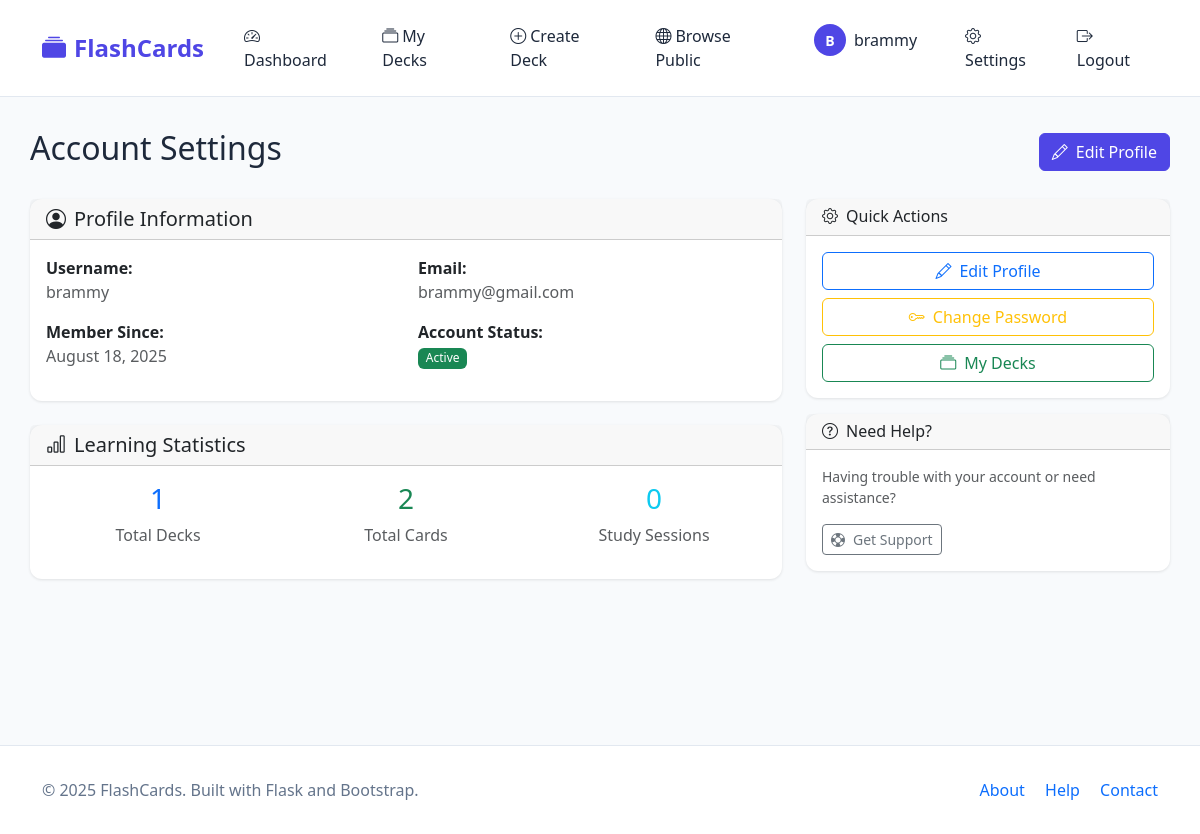
Screenshot of /auth/account (signed in) with the database file from the repository.
### app/models/user.py (models this page shows, shortened)
class User(UserMixin, BaseModel):
    __tablename__ = 'users'
    username = db.Column(db.String(80), unique=True, nullable=False)
    email = db.Column(db.String(120), unique=True, nullable=False)
    password_hash = db.Column(db.String(255), nullable=False)
    is_active = db.Column(db.Boolean, default=True, nullable=False)
    decks = db.relationship('Deck', backref='owner', lazy=True, cascade='all, delete-orphan')
    def get_deck_count(self):
        return len(self.decks)
    def get_total_cards(self):
        return sum(len(deck.flashcards) for deck in self.decks)

### app/views/auth.py (the view)
@auth_bp.route('/account')
@login_required
def account():
    user_stats = {
        'total_decks': current_user.get_deck_count(),
        'total_cards': current_user.get_total_cards(),
        'account_age': (current_user.created_at).strftime('%B %d, %Y')
    }
    return render_template('auth/account.html', title='Account', stats=user_stats)

### app/__init__.py (called while the page is built)
def create_app(config_name=None):
    if config_name is None:
        config_name = os.environ.get('FLASK_ENV', 'development')
    app = Flask(__name__)
    app.config.from_object(config[config_name])
    db.init_app(app)
    migrate.init_app(app)
    login_manager.init_app(app)
    csrf.init_app(app)  # Add this line
    register_routes(app)
    register_template_helpers(app)
    @login_manager.user_loader
    def load_user(user_id):
        from app.models import User
        return User.query.get(int(user_id))
    with app.app_context():
        db.create_all()
    return app

### app/templates/auth/account.html
{% extends "base.html" %}
{% block content %}
<div class="row">
    <div class="col-12 mb-4">
        <div class="d-flex justify-content-between align-items-center">
            <h2>Account Settings</h2>
            <div>
                <a href="{{ url_for('auth.profile') }}" class="btn btn-primary">
                    <i class="bi bi-pencil me-2"></i>Edit Profile
                </a>
            </div>
        </div>
    </div>
</div>
<div class="row">
    <div class="col-md-8">
        <div class="card">
            <div class="card-header">
                <h5 class="card-title mb-0">
                    <i class="bi bi-person-circle me-2"></i>Profile Information
                </h5>
            </div>
            <div class="card-body">
                <div class="row">
                    <div class="col-md-6 mb-3">
                        <strong>Username:</strong>
                        <div class="text-muted">{{ current_user.username }}</div>
                    </div>
                    <div class="col-md-6 mb-3">
                        <strong>Email:</strong>
                        <div class="text-muted">{{ current_user.email }}</div>
                    </div>
                    <div class="col-md-6 mb-3">
                        <strong>Member Since:</strong>
                        <div class="text-muted">{{ stats.account_age }}</div>
                    </div>
                    <div class="col-md-6 mb-3">
                        <strong>Account Status:</strong>
                        <div>
                            {% if current_user.is_active %}
                                <span class="badge bg-success">Active</span>
                            {% else %}
                                <span class="badge bg-danger">Inactive</span>
                            {% endif %}
                        </div>
                    </div>
                </div>
            </div>
        </div>
        <div class="card mt-4">
            <div class="card-header">
                <h5 class="card-title mb-0">
                    <i class="bi bi-bar-chart me-2"></i>Learning Statistics
                </h5>
            </div>
            <div class="card-body">
                <div class="row text-center">
                    <div class="col-md-4 mb-3">
                        <div class="h3 text-primary">{{ stats.total_decks }}</div>
                        <div class="text-muted">Total Decks</div>
                    </div>
                    <div class="col-md-4 mb-3">
                        <div class="h3 text-success">{{ stats.total_cards }}</div>
                        <div class="text-muted">Total Cards</div>
                    </div>
                    <div class="col-md-4 mb-3">
                        <div class="h3 text-info">0</div>
                        <div class="text-muted">Study Sessions</div>
                    </div>
                </div>
            </div>
        </div>
    </div>
    <div class="col-md-4">
        <div class="card">
            <div class="card-header">
                <h6 class="card-title mb-0">
                    <i class="bi bi-gear me-2"></i>Quick Actions
                </h6>
            </div>
            <div class="card-body">
                <div class="d-grid gap-2">
                    <a href="{{ url_for('auth.profile') }}" class="btn btn-outline-primary">
                        <i class="bi bi-pencil me-2"></i>Edit Profile
                    </a>
                    <a href="{{ url_for('auth.change_password') }}" class="btn btn-outline-warning">
                        <i class="bi bi-key me-2"></i>Change Password
                    </a>
                    <a href="{{ url_for('decks.index') }}" class="btn btn-outline-success">
                        <i class="bi bi-collection me-2"></i>My Decks
                    </a>
                </div>
            </div>
        </div>
        <div class="card mt-3">
            <div class="card-header">
                <h6 class="card-title mb-0">
                    <i class="bi bi-question-circle me-2"></i>Need Help?
                </h6>
            </div>
            <div class="card-body">
                <p class="small text-muted mb-3">
                    Having trouble with your account or need assistance?
                </p>
                <a href="{{ url_for('main.help') }}" class="btn btn-outline-secondary btn-sm">
                    <i class="bi bi-life-preserver me-2"></i>Get Support
                </a>
            </div>
        </div>
    </div>
</div>
{% endblock %}

### app/templates/base.html (shortened to what this page needs)
<!DOCTYPE html>
<html lang="en">
<head>
    <link href="https://cdn.jsdelivr.net/npm/bootstrap@5.3.0/dist/css/bootstrap.min.css" rel="stylesheet">
    <link rel="stylesheet" href="https://cdn.jsdelivr.net/npm/bootstrap-icons@1.10.0/font/bootstrap-icons.css">
    <link rel="stylesheet" href="{{ url_for('static', filename='css/base.css') }}">
</head>
<body>
    <nav class="navbar navbar-expand-lg navbar-light">
        <div class="container">
            <a class="navbar-brand" href="{{ url_for('main.index') }}">
                <i class="bi bi-collection-fill me-2"></i>FlashCards
            </a>
            <div class="collapse navbar-collapse" id="navbarNav">
                <ul class="navbar-nav me-auto">
                    {% if current_user.is_authenticated %}
                        <li class="nav-item">
                            <a class="nav-link" href="{{ url_for('main.dashboard') }}">
                                <i class="bi bi-speedometer2 me-1"></i>Dashboard
                            </a>
                        </li>
                        <li class="nav-item">
                            <a class="nav-link" href="{{ url_for('decks.index') }}">
                                <i class="bi bi-collection me-1"></i>My Decks
                            </a>
                        </li>
                        <li class="nav-item">
                            <a class="nav-link" href="{{ url_for('decks.create') }}">
                                <i class="bi bi-plus-circle me-1"></i>Create Deck
                            </a>
                        </li>
                        <li class="nav-item">
                            <a class="nav-link" href="{{ url_for('decks.public') }}">
                                <i class="bi bi-globe me-1"></i>Browse Public
                            </a>
                        </li>
                    {% endif %}
                </ul>
                <ul class="navbar-nav">
                    {% if current_user.is_authenticated %}
                        <li class="nav-item">
                            <a class="nav-link" href="{{ url_for('auth.profile') }}">
                                <div class="user-profile">
                                    <div class="user-avatar">{{ current_user.username[0].upper() }}</div>
                                    <span>{{ current_user.username }}</span>
                                </div>
                            </a>
                        </li>
                        <li class="nav-item">
                            <a class="nav-link" href="{{ url_for('auth.account') }}">
                                <i class="bi bi-gear me-1"></i>Settings
                            </a>
                        </li>
                        <li class="nav-item">
                            <a class="nav-link" href="{{ url_for('auth.logout') }}">
                                <i class="bi bi-box-arrow-right me-1"></i>Logout
                            </a>
                        </li>
                    {% endif %}
                </ul>
            </div>
        </div>
    </nav>
    <div class="container main-content">
        {% block content %}{% endblock %}
    </div>
    <footer class="footer">
        <div class="container">
            <div class="row">
                <div class="col-md-6">
                    <p class="mb-0">&copy; 2025 FlashCards. Built with Flask and Bootstrap.</p>
                </div>
                <div class="col-md-6 text-md-end">
                    <a href="{{ url_for('main.about') }}" class="text-decoration-none me-3">About</a>
                    <a href="{{ url_for('main.help') }}" class="text-decoration-none me-3">Help</a>
                    <a href="#" class="text-decoration-none">Contact</a>
                </div>
            </div>
        </div>
    </footer>
</body>
</html>

### app/templates/base.html (style rules this page uses)
:root { --primary-color: #4f46e5; --primary-hover: #4338ca; --secondary-color: #f8fafc; --text-color: #1e293b; --border-color: #e2e8f0; }
body { font-family: 'Segoe UI', Tahoma, Geneva, Verdana, sans-serif; background-color: var(--secondary-color); color: var(--text-color); }
.navbar-brand { font-weight: 700; font-size: 1.5rem; color: var(--primary-color) !important; }
.navbar { background-color: white !important; border-bottom: 1px solid var(--border-color); padding: 1rem 0; }
.nav-link { color: var(--text-color) !important; font-weight: 500; margin: 0 0.5rem; padding: 0.5rem 1rem !important; border-radius: 0.5rem; transition: all 0.3s ease; }
.btn-primary { background-color: var(--primary-color); border-color: var(--primary-color); }
.card { border: none; box-shadow: 0 1px 3px rgba(0, 0, 0, 0.1); border-radius: 0.75rem; }
.main-content { min-height: calc(100vh - 200px); padding: 2rem 0; }
.badge { font-weight: 500; }
.footer { background-color: white; border-top: 1px solid var(--border-color); padding: 2rem 0; margin-top: 3rem; color: #64748b; }
.user-profile { display: flex; align-items: center; gap: 0.5rem; }
.user-avatar { width: 32px; height: 32px; background-color: var(--primary-color); border-radius: 50%; display: flex; align-items: center; justify-content: center; color: white; font-weight: 600; font-size: 0.875rem; }

### rows the page displays
User: username "B", username "brammy", email "brammy@gmail.com"

### other values shown
{{ stats.account_age }} "August 18, 2025"
{{ stats.total_decks }} "1"
{{ stats.total_cards }} "2"
